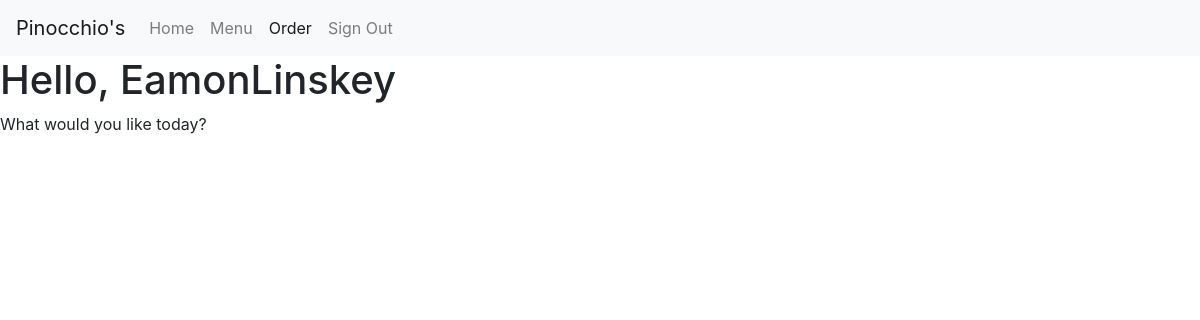
Page /orders/Salads (signed in) on the earlier database version.
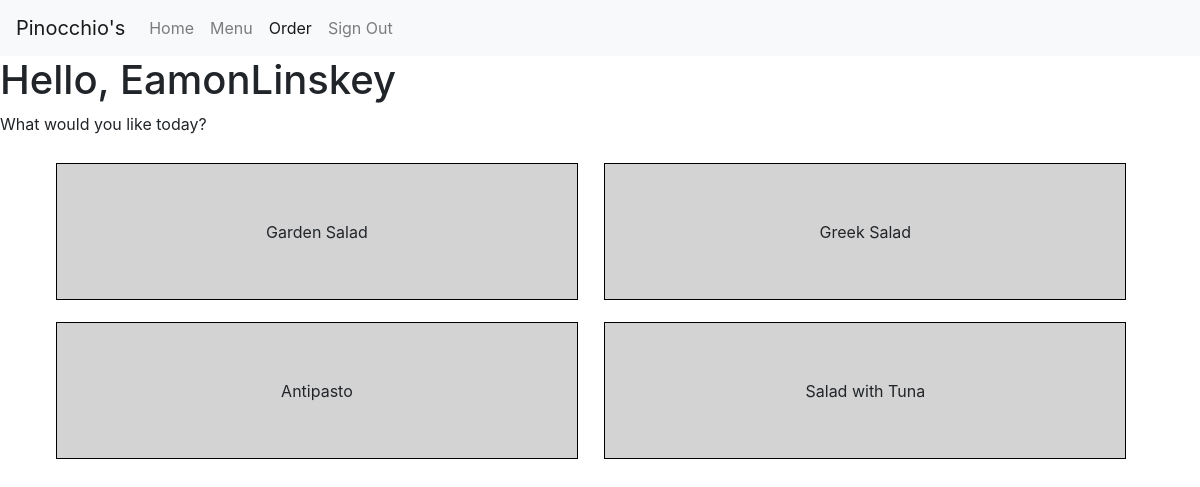
Same page on the later database version.
### orders/models.py (models this page shows)
class Style(models.Model):
	name = models.CharField(max_length=32)
	sizeList = models.ForeignKey(SizeList, on_delete=models.CASCADE)
	legalExtras = models.ManyToManyField(Extra, blank=True)
	def __str__(self):
   		return f'{self.name}'
	def trim(self):
		return self.name.replace(" ", "")

### orders/views.py (the view)
# urls.py: path("orders/<str:food>", views.style, name="style"),
def style(request, food):
	context={
		"foods": Food.objects.all().filter(name=food.title())
	}
	if request.user.is_authenticated:
		return render(request, "orders/styles.html", context)
	else:
		return HttpResponseRedirect(reverse("signIn"))

### orders/models.py (called while the page is built)
	@property
	def sizes(self):
		sizes = []
		if self.small != None:
			sizes.append("Small")
		if self.large != None:
			sizes.append("Large")
		return sizes

### orders/templates/orders/styles.html (shortened to what this page needs)
{% extends "orders/base.html" %}
{% block head %}
	{% load static %}
{% endblock %}
{% block body %}
<h1>Hello, {{ user.username }}</h1>
<p>What would you like today?</p>
<div class ="container">
	{% for food in foods %}
		{% for style in food.style.all %}
			<div class="food-container">
				<div class="text-center food-link">{{style}}</div>
			</div>
		{% endfor %}
	{% endfor %}
</div>
{% endblock %}

Differences in the rows shown:
now on this page (row edited): Style: name "Garden Salad"
now on this page (row edited): Style: name "Greek Salad"
now on this page (row edited): Style: name "Antipasto"
now on this page (row edited): Style: name "Salad with Tuna"
